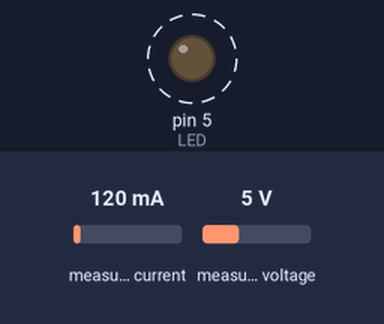
A sketch run on a simulated Arduino Uno, built with avr-gcc and run on an emulated ATmega328P. Shown: output pins drawn as LEDs (lit = HIGH). Dashed ring = blinking. The inputs (shaded band) are chosen by the test bench; at power-on: measured current 120 mA, measured voltage 5 V. What the sketch prints to the serial monitor is not drawn.

Above: at 0.15 s.
Timing chart, 0 to 3.0 s (numbered marks = the images above):
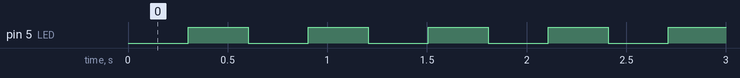

The sketch:

CHK_Sensor_Voltaje_LED_blink.ino
```cpp
// (licence header left out)
#include "EmonLib.h"             // Include Emon Library
EnergyMonitor emon1;             // Create an instance

#define LED 5
int ledState = LOW;

int i = 0;
float tenvals = 0.0;
float minval = 1000;
float maxval = 0.0;

//---------TIEMPOS----------------
//------------------------------T1
unsigned long previousMillis1 = 0;
const long interval1 = 100 ;
//------------------------------T2
unsigned long previousMillis2 = 0 ;
const long interval2 = 250;


void setup()
{
  Serial.begin(9600);
  pinMode (LED, OUTPUT);
  digitalWrite (LED, LOW);
  emon1.voltage(0, 352 , 1.7);  // Voltage: input pin, calibration, phase_shift
  //  emon1.current(1, 111.1);       // Current: input pin, calibration.
}

void loop()
{

  unsigned long currentMillis = millis();

  // Gestionar el desbordamiento
  if ((unsigned long)(currentMillis - previousMillis1) >= interval1)
  {
    SensorVoltaje ();
    previousMillis1 = millis();
  }

  if ((unsigned long)(currentMillis - previousMillis2) >= interval2)
  {
    switchLed();
    previousMillis2 =  millis();
  }

}

void switchLed()
{
  if (ledState == LOW)
    ledState = HIGH;
  else
    ledState = LOW;
  digitalWrite(LED, ledState);
}

void SensorVoltaje ()
{
  emon1.calcVI(20, 2000);        // Calculate all. No.of half wavelengths (crossings), time-out
  //  emon1.serialprint();           // Print out all variables (realpower, apparent power, Vrms, Irms, power factor)

  //  float realPower       = emon1.realPower;        //extract Real Power into variable
  //  float apparentPower   = emon1.apparentPower;    //extract Apparent Power into variable
  //  float powerFActor     = emon1.powerFactor;      //extract Power Factor into Variable
  //  float supplyVoltage   = emon1.Vrms;             //extract Vrms into Variable
  //  float Irms            = emon1.Irms;             //extract Irms into Variable

  float Vrms = (emon1.Vrms - 3);
  if (Vrms < 0) {
    Vrms = 0.0;
  }

  tenvals += Vrms;
  if (minval > Vrms) {
    minval = Vrms;
  }
  if (maxval < Vrms) {
    maxval = Vrms;
  }

  i++;

  if (i == 10)
  {
    Serial.print("Avg: ");
    Serial.print((tenvals / 10) + ((240 - (tenvals / 10)) * 0.015)); // Se le aplico una formula de correcion para un error de 3 volt en 40Vca
    Serial.print(" (");
    Serial.print(Vrms);
    Serial.print(") Min: ");
    Serial.print(minval);
    Serial.print(" Max: ");
    Serial.println(maxval);

    i = 0;
    tenvals = 0.0;
    minval = 1000.0;
    maxval = 0.0;
  }
}
```

Measured:
- by itself, pin 5 (LED): alternates HIGH for 0.30 s and LOW for 0.30 s
